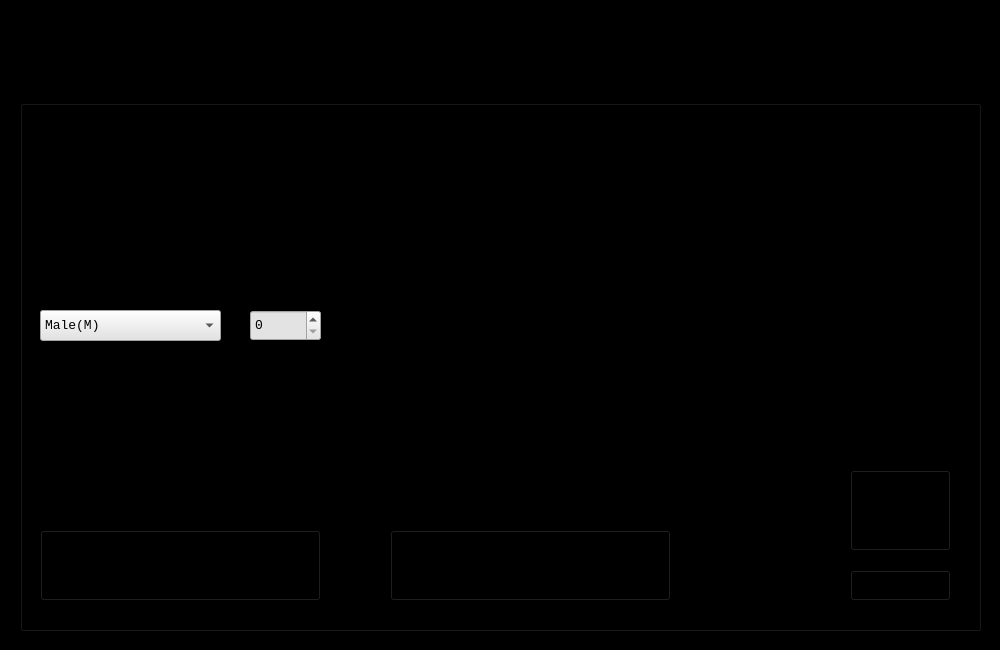
<?xml version="1.0" encoding="UTF-8"?>
<ui version="4.0">
 <class>Add_Staff</class>
 <widget class="QMainWindow" name="Add_Staff">
  <property name="geometry">
   <rect>
    <x>0</x>
    <y>0</y>
    <width>1000</width>
    <height>650</height>
   </rect>
  </property>
  <property name="sizePolicy">
   <sizepolicy hsizetype="Fixed" vsizetype="Fixed">
    <horstretch>0</horstretch>
    <verstretch>0</verstretch>
   </sizepolicy>
  </property>
  <property name="minimumSize">
   <size>
    <width>1000</width>
    <height>650</height>
   </size>
  </property>
  <property name="maximumSize">
   <size>
    <width>1000</width>
    <height>650</height>
   </size>
  </property>
  <property name="font">
   <font>
    <family>Consolas</family>
    <pointsize>10</pointsize>
   </font>
  </property>
  <property name="windowTitle">
   <string>Add Staff</string>
  </property>
  <property name="windowIcon">
   <iconset resource="QRC_FILES/Staff/ADD_NEW_STAFF.qrc">
    <normaloff>:/PIC/Pictures/Main_logo.jpg</normaloff>:/PIC/Pictures/Main_logo.jpg</iconset>
  </property>
  <property name="styleSheet">
   <string notr="true">background-color: rgb(0, 0, 0);</string>
  </property>
  <property name="unifiedTitleAndToolBarOnMac">
   <bool>true</bool>
  </property>
  <widget class="QWidget" name="centralwidget">
   <widget class="QLabel" name="label">
    <property name="geometry">
     <rect>
      <x>220</x>
      <y>0</y>
      <width>531</width>
      <height>121</height>
     </rect>
    </property>
    <property name="palette">
     <palette>
      <active>
       <colorrole role="Button">
        <brush brushstyle="SolidPattern">
         <color alpha="255">
          <red>0</red>
          <green>0</green>
          <blue>0</blue>
         </color>
        </brush>
       </colorrole>
       <colorrole role="Base">
        <brush brushstyle="SolidPattern">
         <color alpha="255">
          <red>0</red>
          <green>0</green>
          <blue>0</blue>
         </color>
        </brush>
       </colorrole>
       <colorrole role="Window">
        <brush brushstyle="SolidPattern">
         <color alpha="255">
          <red>0</red>
          <green>0</green>
          <blue>0</blue>
         </color>
        </brush>
       </colorrole>
      </active>
      <inactive>
       <colorrole role="Button">
        <brush brushstyle="SolidPattern">
         <color alpha="255">
          <red>0</red>
          <green>0</green>
          <blue>0</blue>
         </color>
        </brush>
       </colorrole>
       <colorrole role="Base">
        <brush brushstyle="SolidPattern">
         <color alpha="255">
          <red>0</red>
          <green>0</green>
          <blue>0</blue>
         </color>
        </brush>
       </colorrole>
       <colorrole role="Window">
        <brush brushstyle="SolidPattern">
         <color alpha="255">
          <red>0</red>
          <green>0</green>
          <blue>0</blue>
         </color>
        </brush>
       </colorrole>
      </inactive>
      <disabled>
       <colorrole role="Button">
        <brush brushstyle="SolidPattern">
         <color alpha="255">
          <red>0</red>
          <green>0</green>
          <blue>0</blue>
         </color>
        </brush>
       </colorrole>
       <colorrole role="Base">
        <brush brushstyle="SolidPattern">
         <color alpha="255">
          <red>0</red>
          <green>0</green>
          <blue>0</blue>
         </color>
        </brush>
       </colorrole>
       <colorrole role="Window">
        <brush brushstyle="SolidPattern">
         <color alpha="255">
          <red>0</red>
          <green>0</green>
          <blue>0</blue>
         </color>
        </brush>
       </colorrole>
      </disabled>
     </palette>
    </property>
    <property name="font">
     <font>
      <family>Consolas</family>
      <pointsize>16</pointsize>
      <weight>75</weight>
      <bold>true</bold>
      <underline>false</underline>
     </font>
    </property>
    <property name="styleSheet">
     <string notr="true">background-image: url(:/PIC/Pictures/ANSF_PIC.png);</string>
    </property>
    <property name="text">
     <string/>
    </property>
    <property name="pixmap">
     <pixmap resource="QRC_FILES/Staff/ADD_NEW_STAFF_MLB.qrc">:/PIC/Pictures/ANSF_PIC.png</pixmap>
    </property>
    <property name="scaledContents">
     <bool>true</bool>
    </property>
   </widget>
   <widget class="QGroupBox" name="groupBox">
    <property name="geometry">
     <rect>
      <x>20</x>
      <y>100</y>
      <width>961</width>
      <height>531</height>
     </rect>
    </property>
    <property name="font">
     <font>
      <family>Consolas</family>
      <pointsize>10</pointsize>
     </font>
    </property>
    <property name="styleSheet">
     <string notr="true">background-image: url(:/PIC/Pictures/BG.jpg);</string>
    </property>
    <property name="title">
     <string/>
    </property>
    <widget class="QComboBox" name="comboBox">
     <property name="geometry">
      <rect>
       <x>20</x>
       <y>210</y>
       <width>181</width>
       <height>31</height>
      </rect>
     </property>
     <property name="font">
      <font>
       <family>Consolas</family>
       <pointsize>10</pointsize>
      </font>
     </property>
     <property name="focusPolicy">
      <enum>Qt::WheelFocus</enum>
     </property>
     <property name="styleSheet">
      <string notr="true">background-color: rgb(227, 227, 227);</string>
     </property>
     <item>
      <property name="text">
       <string>Male(M)</string>
      </property>
     </item>
     <item>
      <property name="text">
       <string>Female(F)</string>
      </property>
     </item>
    </widget>
    <widget class="QTextEdit" name="textEdit_3">
     <property name="geometry">
      <rect>
       <x>370</x>
       <y>190</y>
       <width>561</width>
       <height>71</height>
      </rect>
     </property>
     <property name="sizePolicy">
      <sizepolicy hsizetype="Fixed" vsizetype="Fixed">
       <horstretch>0</horstretch>
       <verstretch>0</verstretch>
      </sizepolicy>
     </property>
     <property name="font">
      <font>
       <family>Consolas</family>
       <pointsize>10</pointsize>
      </font>
     </property>
     <property name="styleSheet">
      <string notr="true">background-image: url(:/PIC/Pictures/TB_PIC.png);</string>
     </property>
     <property name="inputMethodHints">
      <set>Qt::ImhPreferLowercase|Qt::ImhPreferNumbers|Qt::ImhPreferUppercase|Qt::ImhSensitiveData</set>
     </property>
     <property name="frameShape">
      <enum>QFrame::NoFrame</enum>
     </property>
     <property name="frameShadow">
      <enum>QFrame::Plain</enum>
     </property>
     <property name="verticalScrollBarPolicy">
      <enum>Qt::ScrollBarAlwaysOff</enum>
     </property>
     <property name="horizontalScrollBarPolicy">
      <enum>Qt::ScrollBarAlwaysOff</enum>
     </property>
     <property name="tabChangesFocus">
      <bool>true</bool>
     </property>
    </widget>
    <widget class="QDoubleSpinBox" name="doubleSpinBox">
     <property name="geometry">
      <rect>
       <x>230</x>
       <y>210</y>
       <width>71</width>
       <height>31</height>
      </rect>
     </property>
     <property name="font">
      <font>
       <family>Consolas</family>
       <pointsize>10</pointsize>
      </font>
     </property>
     <property name="styleSheet">
      <string notr="true">background-color: rgb(227, 227, 227);</string>
     </property>
     <property name="inputMethodHints">
      <set>Qt::ImhDigitsOnly|Qt::ImhFormattedNumbersOnly|Qt::ImhPreferNumbers</set>
     </property>
     <property name="decimals">
      <number>0</number>
     </property>
    </widget>
    <widget class="QPushButton" name="pushButton">
     <property name="geometry">
      <rect>
       <x>20</x>
       <y>430</y>
       <width>281</width>
       <height>71</height>
      </rect>
     </property>
     <property name="font">
      <font>
       <family>Consolas</family>
       <pointsize>10</pointsize>
      </font>
     </property>
     <property name="focusPolicy">
      <enum>Qt::TabFocus</enum>
     </property>
     <property name="text">
      <string>Clear</string>
     </property>
     <property name="default">
      <bool>false</bool>
     </property>
     <property name="flat">
      <bool>false</bool>
     </property>
    </widget>
    <widget class="QPushButton" name="pushButton_2">
     <property name="geometry">
      <rect>
       <x>370</x>
       <y>430</y>
       <width>281</width>
       <height>71</height>
      </rect>
     </property>
     <property name="font">
      <font>
       <family>Consolas</family>
       <pointsize>10</pointsize>
      </font>
     </property>
     <property name="text">
      <string>Save</string>
     </property>
     <property name="default">
      <bool>false</bool>
     </property>
     <property name="flat">
      <bool>false</bool>
     </property>
    </widget>
    <widget class="QLabel" name="label_5">
     <property name="geometry">
      <rect>
       <x>690</x>
       <y>390</y>
       <width>121</width>
       <height>111</height>
      </rect>
     </property>
     <property name="text">
      <string/>
     </property>
    </widget>
    <widget class="QPushButton" name="pushButton_3">
     <property name="geometry">
      <rect>
       <x>830</x>
       <y>370</y>
       <width>101</width>
       <height>81</height>
      </rect>
     </property>
     <property name="font">
      <font>
       <family>Consolas</family>
       <pointsize>10</pointsize>
      </font>
     </property>
     <property name="text">
      <string>Load</string>
     </property>
     <property name="default">
      <bool>false</bool>
     </property>
     <property name="flat">
      <bool>false</bool>
     </property>
    </widget>
    <widget class="QPushButton" name="pushButton_4">
     <property name="geometry">
      <rect>
       <x>830</x>
       <y>470</y>
       <width>101</width>
       <height>31</height>
      </rect>
     </property>
     <property name="font">
      <font>
       <family>Consolas</family>
       <pointsize>10</pointsize>
      </font>
     </property>
     <property name="text">
      <string>Clear</string>
     </property>
     <property name="default">
      <bool>false</bool>
     </property>
     <property name="flat">
      <bool>false</bool>
     </property>
    </widget>
    <widget class="QLabel" name="label_6">
     <property name="geometry">
      <rect>
       <x>20</x>
       <y>60</y>
       <width>181</width>
       <height>21</height>
      </rect>
     </property>
     <property name="sizePolicy">
      <sizepolicy hsizetype="Fixed" vsizetype="Fixed">
       <horstretch>0</horstretch>
       <verstretch>0</verstretch>
      </sizepolicy>
     </property>
     <property name="font">
      <font>
       <family>Consolas</family>
       <pointsize>10</pointsize>
      </font>
     </property>
     <property name="lineWidth">
      <number>1</number>
     </property>
     <property name="text">
      <string>Staff ID</string>
     </property>
    </widget>
    <widget class="QLabel" name="label_7">
     <property name="geometry">
      <rect>
       <x>370</x>
       <y>20</y>
       <width>181</width>
       <height>21</height>
      </rect>
     </property>
     <property name="sizePolicy">
      <sizepolicy hsizetype="Fixed" vsizetype="Fixed">
       <horstretch>0</horstretch>
       <verstretch>0</verstretch>
      </sizepolicy>
     </property>
     <property name="font">
      <font>
       <family>Consolas</family>
       <pointsize>10</pointsize>
      </font>
     </property>
     <property name="lineWidth">
      <number>1</number>
     </property>
     <property name="text">
      <string>First Name</string>
     </property>
    </widget>
    <widget class="QLabel" name="label_8">
     <property name="geometry">
      <rect>
       <x>370</x>
       <y>90</y>
       <width>181</width>
       <height>21</height>
      </rect>
     </property>
     <property name="sizePolicy">
      <sizepolicy hsizetype="Fixed" vsizetype="Fixed">
       <horstretch>0</horstretch>
       <verstretch>0</verstretch>
      </sizepolicy>
     </property>
     <property name="font">
      <font>
       <family>Consolas</family>
       <pointsize>10</pointsize>
      </font>
     </property>
     <property name="lineWidth">
      <number>1</number>
     </property>
     <property name="text">
      <string>Last Name</string>
     </property>
    </widget>
    <widget class="QLabel" name="label_9">
     <property name="geometry">
      <rect>
       <x>20</x>
       <y>180</y>
       <width>181</width>
       <height>21</height>
      </rect>
     </property>
     <property name="sizePolicy">
      <sizepolicy hsizetype="Fixed" vsizetype="Fixed">
       <horstretch>0</horstretch>
       <verstretch>0</verstretch>
      </sizepolicy>
     </property>
     <property name="font">
      <font>
       <family>Consolas</family>
       <pointsize>10</pointsize>
      </font>
     </property>
     <property name="lineWidth">
      <number>1</number>
     </property>
     <property name="text">
      <string>Gender</string>
     </property>
    </widget>
    <widget class="QLabel" name="label_10">
     <property name="geometry">
      <rect>
       <x>230</x>
       <y>180</y>
       <width>101</width>
       <height>21</height>
      </rect>
     </property>
     <property name="sizePolicy">
      <sizepolicy hsizetype="Fixed" vsizetype="Fixed">
       <horstretch>0</horstretch>
       <verstretch>0</verstretch>
      </sizepolicy>
     </property>
     <property name="font">
      <font>
       <family>Consolas</family>
       <pointsize>10</pointsize>
      </font>
     </property>
     <property name="lineWidth">
      <number>1</number>
     </property>
     <property name="text">
      <string>Age</string>
     </property>
    </widget>
    <widget class="QLabel" name="label_11">
     <property name="geometry">
      <rect>
       <x>20</x>
       <y>270</y>
       <width>181</width>
       <height>21</height>
      </rect>
     </property>
     <property name="sizePolicy">
      <sizepolicy hsizetype="Fixed" vsizetype="Fixed">
       <horstretch>0</horstretch>
       <verstretch>0</verstretch>
      </sizepolicy>
     </property>
     <property name="font">
      <font>
       <family>Consolas</family>
       <pointsize>10</pointsize>
      </font>
     </property>
     <property name="lineWidth">
      <number>1</number>
     </property>
     <property name="text">
      <string>Phone Number</string>
     </property>
    </widget>
    <widget class="QLabel" name="label_12">
     <property name="geometry">
      <rect>
       <x>20</x>
       <y>340</y>
       <width>181</width>
       <height>21</height>
      </rect>
     </property>
     <property name="sizePolicy">
      <sizepolicy hsizetype="Fixed" vsizetype="Fixed">
       <horstretch>0</horstretch>
       <verstretch>0</verstretch>
      </sizepolicy>
     </property>
     <property name="font">
      <font>
       <family>Consolas</family>
       <pointsize>10</pointsize>
      </font>
     </property>
     <property name="lineWidth">
      <number>1</number>
     </property>
     <property name="text">
      <string>Designation</string>
     </property>
    </widget>
    <widget class="QLabel" name="label_13">
     <property name="geometry">
      <rect>
       <x>370</x>
       <y>160</y>
       <width>181</width>
       <height>21</height>
      </rect>
     </property>
     <property name="sizePolicy">
      <sizepolicy hsizetype="Fixed" vsizetype="Fixed">
       <horstretch>0</horstretch>
       <verstretch>0</verstretch>
      </sizepolicy>
     </property>
     <property name="font">
      <font>
       <family>Consolas</family>
       <pointsize>10</pointsize>
      </font>
     </property>
     <property name="lineWidth">
      <number>1</number>
     </property>
     <property name="text">
      <string>Contact Address</string>
     </property>
    </widget>
    <widget class="QLabel" name="label_14">
     <property name="geometry">
      <rect>
       <x>370</x>
       <y>270</y>
       <width>181</width>
       <height>21</height>
      </rect>
     </property>
     <property name="sizePolicy">
      <sizepolicy hsizetype="Fixed" vsizetype="Fixed">
       <horstretch>0</horstretch>
       <verstretch>0</verstretch>
      </sizepolicy>
     </property>
     <property name="font">
      <font>
       <family>Consolas</family>
       <pointsize>10</pointsize>
      </font>
     </property>
     <property name="lineWidth">
      <number>1</number>
     </property>
     <property name="text">
      <string>Email ID</string>
     </property>
    </widget>
    <widget class="QLabel" name="label_16">
     <property name="geometry">
      <rect>
       <x>670</x>
       <y>350</y>
       <width>161</width>
       <height>21</height>
      </rect>
     </property>
     <property name="sizePolicy">
      <sizepolicy hsizetype="Fixed" vsizetype="Fixed">
       <horstretch>0</horstretch>
       <verstretch>0</verstretch>
      </sizepolicy>
     </property>
     <property name="font">
      <font>
       <family>Consolas</family>
       <pointsize>10</pointsize>
      </font>
     </property>
     <property name="lineWidth">
      <number>1</number>
     </property>
     <property name="text">
      <string>Picture</string>
     </property>
    </widget>
    <widget class="QLineEdit" name="lineEdit">
     <property name="geometry">
      <rect>
       <x>20</x>
       <y>90</y>
       <width>281</width>
       <height>31</height>
      </rect>
     </property>
     <property name="sizePolicy">
      <sizepolicy hsizetype="Fixed" vsizetype="Fixed">
       <horstretch>0</horstretch>
       <verstretch>0</verstretch>
      </sizepolicy>
     </property>
     <property name="font">
      <font>
       <family>Consolas</family>
       <pointsize>10</pointsize>
      </font>
     </property>
     <property name="focusPolicy">
      <enum>Qt::StrongFocus</enum>
     </property>
     <property name="styleSheet">
      <string notr="true">background-image: url(:/PIC/Pictures/TB_PIC.png);</string>
     </property>
     <property name="inputMethodHints">
      <set>Qt::ImhPreferLowercase|Qt::ImhPreferNumbers|Qt::ImhPreferUppercase|Qt::ImhSensitiveData</set>
     </property>
     <property name="frame">
      <bool>false</bool>
     </property>
     <property name="placeholderText">
      <string/>
     </property>
     <property name="clearButtonEnabled">
      <bool>false</bool>
     </property>
    </widget>
    <widget class="QLineEdit" name="lineEdit_2">
     <property name="geometry">
      <rect>
       <x>20</x>
       <y>300</y>
       <width>281</width>
       <height>31</height>
      </rect>
     </property>
     <property name="sizePolicy">
      <sizepolicy hsizetype="Fixed" vsizetype="Fixed">
       <horstretch>0</horstretch>
       <verstretch>0</verstretch>
      </sizepolicy>
     </property>
     <property name="font">
      <font>
       <family>Consolas</family>
       <pointsize>10</pointsize>
      </font>
     </property>
     <property name="focusPolicy">
      <enum>Qt::StrongFocus</enum>
     </property>
     <property name="styleSheet">
      <string notr="true">background-image: url(:/PIC/Pictures/TB_PIC.png);</string>
     </property>
     <property name="inputMethodHints">
      <set>Qt::ImhPreferLowercase|Qt::ImhPreferNumbers|Qt::ImhPreferUppercase|Qt::ImhSensitiveData</set>
     </property>
     <property name="frame">
      <bool>false</bool>
     </property>
     <property name="placeholderText">
      <string/>
     </property>
     <property name="clearButtonEnabled">
      <bool>false</bool>
     </property>
    </widget>
    <widget class="QLineEdit" name="lineEdit_3">
     <property name="geometry">
      <rect>
       <x>20</x>
       <y>370</y>
       <width>631</width>
       <height>31</height>
      </rect>
     </property>
     <property name="sizePolicy">
      <sizepolicy hsizetype="Fixed" vsizetype="Fixed">
       <horstretch>0</horstretch>
       <verstretch>0</verstretch>
      </sizepolicy>
     </property>
     <property name="font">
      <font>
       <family>Consolas</family>
       <pointsize>10</pointsize>
      </font>
     </property>
     <property name="focusPolicy">
      <enum>Qt::StrongFocus</enum>
     </property>
     <property name="styleSheet">
      <string notr="true">background-image: url(:/PIC/Pictures/TB_PIC.png);</string>
     </property>
     <property name="inputMethodHints">
      <set>Qt::ImhPreferLowercase|Qt::ImhPreferNumbers|Qt::ImhPreferUppercase|Qt::ImhSensitiveData</set>
     </property>
     <property name="frame">
      <bool>false</bool>
     </property>
     <property name="placeholderText">
      <string/>
     </property>
     <property name="clearButtonEnabled">
      <bool>false</bool>
     </property>
    </widget>
    <widget class="QLineEdit" name="lineEdit_5">
     <property name="geometry">
      <rect>
       <x>370</x>
       <y>300</y>
       <width>561</width>
       <height>31</height>
      </rect>
     </property>
     <property name="sizePolicy">
      <sizepolicy hsizetype="Fixed" vsizetype="Fixed">
       <horstretch>0</horstretch>
       <verstretch>0</verstretch>
      </sizepolicy>
     </property>
     <property name="font">
      <font>
       <family>Consolas</family>
       <pointsize>10</pointsize>
      </font>
     </property>
     <property name="focusPolicy">
      <enum>Qt::StrongFocus</enum>
     </property>
     <property name="styleSheet">
      <string notr="true">background-image: url(:/PIC/Pictures/TB_PIC.png);</string>
     </property>
     <property name="inputMethodHints">
      <set>Qt::ImhPreferLowercase|Qt::ImhPreferNumbers|Qt::ImhPreferUppercase|Qt::ImhSensitiveData</set>
     </property>
     <property name="frame">
      <bool>false</bool>
     </property>
     <property name="placeholderText">
      <string/>
     </property>
     <property name="clearButtonEnabled">
      <bool>false</bool>
     </property>
    </widget>
    <widget class="QLineEdit" name="lineEdit_6">
     <property name="geometry">
      <rect>
       <x>370</x>
       <y>120</y>
       <width>561</width>
       <height>31</height>
      </rect>
     </property>
     <property name="sizePolicy">
      <sizepolicy hsizetype="Fixed" vsizetype="Fixed">
       <horstretch>0</horstretch>
       <verstretch>0</verstretch>
      </sizepolicy>
     </property>
     <property name="font">
      <font>
       <family>Consolas</family>
       <pointsize>10</pointsize>
      </font>
     </property>
     <property name="focusPolicy">
      <enum>Qt::StrongFocus</enum>
     </property>
     <property name="styleSheet">
      <string notr="true">background-image: url(:/PIC/Pictures/TB_PIC.png);</string>
     </property>
     <property name="inputMethodHints">
      <set>Qt::ImhPreferLowercase|Qt::ImhPreferNumbers|Qt::ImhPreferUppercase|Qt::ImhSensitiveData</set>
     </property>
     <property name="frame">
      <bool>false</bool>
     </property>
     <property name="placeholderText">
      <string/>
     </property>
     <property name="clearButtonEnabled">
      <bool>false</bool>
     </property>
    </widget>
    <widget class="QLineEdit" name="lineEdit_7">
     <property name="geometry">
      <rect>
       <x>370</x>
       <y>50</y>
       <width>561</width>
       <height>31</height>
      </rect>
     </property>
     <property name="sizePolicy">
      <sizepolicy hsizetype="Fixed" vsizetype="Fixed">
       <horstretch>0</horstretch>
       <verstretch>0</verstretch>
      </sizepolicy>
     </property>
     <property name="font">
      <font>
       <family>Consolas</family>
       <pointsize>10</pointsize>
      </font>
     </property>
     <property name="focusPolicy">
      <enum>Qt::StrongFocus</enum>
     </property>
     <property name="styleSheet">
      <string notr="true">background-image: url(:/PIC/Pictures/TB_PIC.png);</string>
     </property>
     <property name="inputMethodHints">
      <set>Qt::ImhPreferLowercase|Qt::ImhPreferNumbers|Qt::ImhPreferUppercase|Qt::ImhSensitiveData</set>
     </property>
     <property name="frame">
      <bool>false</bool>
     </property>
     <property name="placeholderText">
      <string/>
     </property>
     <property name="clearButtonEnabled">
      <bool>false</bool>
     </property>
    </widget>
   </widget>
  </widget>
 </widget>
 <resources>
  <include location="QRC_FILES/Staff/ADD_NEW_STAFF.qrc"/>
  <include location="QRC_FILES/Staff/ADD_NEW_STAFF_TB_BG.qrc"/>
  <include location="QRC_FILES/Staff/ADD_NEW_STAFF_GB_BG.qrc"/>
  <include location="QRC_FILES/Staff/ADD_NEW_STAFF_MLB.qrc"/>
 </resources>
 <connections/>
</ui>
